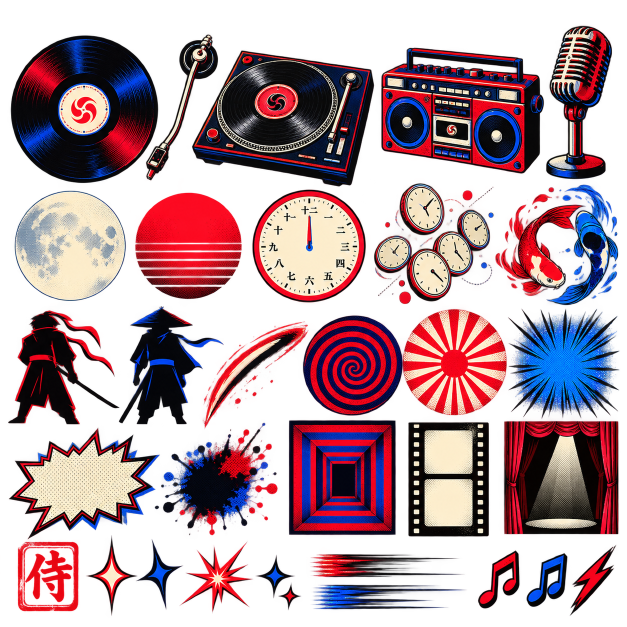
#> input picture assets/1.png, 1254 x 1254 px, given in place of 1.png.png, which was not available (shown at 1/2 size)
$ python -i cut_sprites.py   (imports and definitions only)
#> lines starting #> are read from the running program, lines starting #| are printed output that depends on the picture; after the words box and inside, x2 and y2 are one past the last pixel; in counts of white or black regions, pixels touching at a corner belong together; pictures that were not available may be replaced by others from this repository, and a replacement may not be noted
"""Cut the sprite sheets in assets/ into individual sprites.

usage: python3 tools/cut_sprites.py            (all sprites in tools/sprites.json)
       python3 tools/cut_sprites.py name ...   (only these)

Every entry of tools/sprites.json is [sheet, x0, y0, x1, y1, mode?, {"drop": [[x, y], ...]}?]:
  cc     (default) keep only the pieces that belong to the box: each opaque pixel is
         assigned to its nearest solid blob; blobs that mostly live outside the box
         (a neighbour's scarf, a tonearm poking in) are dropped
  box    plain crop (for sprites that touch their neighbours)
  circle crop + inscribed circle mask (records in a row)
  drop   sheet points whose blob must go (a neighbour that sits inside the box)
The cut is trimmed, upscaled 2x (Lanczos + light unsharp) and saved as
public/sprites/<name>.webp; src/data/sprites.json gets the sizes.
"""
import json, sys, pathlib
import numpy as np
from PIL import Image, ImageFilter
from scipy import ndimage as ndi

ROOT = pathlib.Path(__file__).resolve().parent.parent
OUT = ROOT / "public" / "sprites"
SCALE = 2
FEATHER = 6

# [1 line that did not run here, left out]
only = set(sys.argv[1:])
# [1 line not run here, left out]

_sheets = {}


def sheet(n):
#> called with n = '../assets/1.png'
    if n not in _sheets:
        rgba = np.array(Image.open(ROOT / "assets" / f"{n}.png").convert("RGBA"))
#> rgba is the input picture: shape (1254, 1254, 4); mean R, G, B, A 70.5, 35.7, 45.6, 126.8
        a = rgba[..., 3]
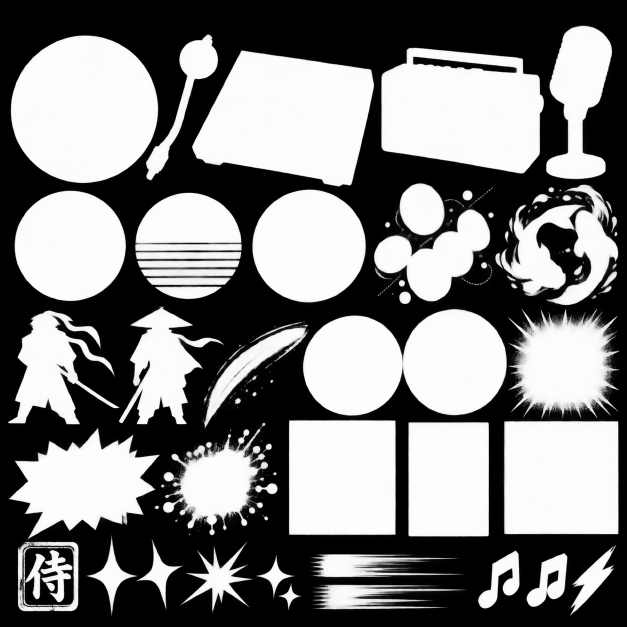
#> a: shape (1254, 1254) (shown at 1/2 size); min 0, max 255, mean 126.8
        solid = a > 150
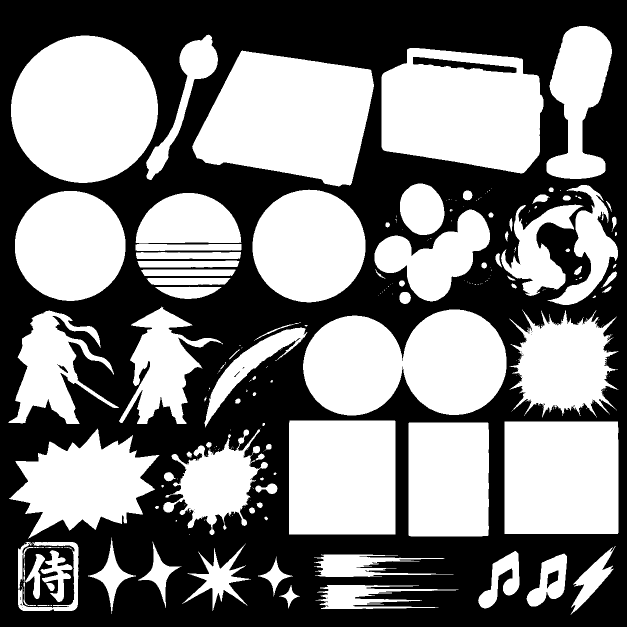
#> solid: shape (1254, 1254) bool (shown at 1/2 size); 49.8% white; 254 white regions (156 under 20 px), largest, box (x1, y1, x2, y2) and area: (384, 101, 748, 373) 70094, (22, 71, 316, 366) 67917, (606, 619, 1013, 831) 65703
        lab, _ = ndi.label(solid, structure=np.ones((3, 3)))
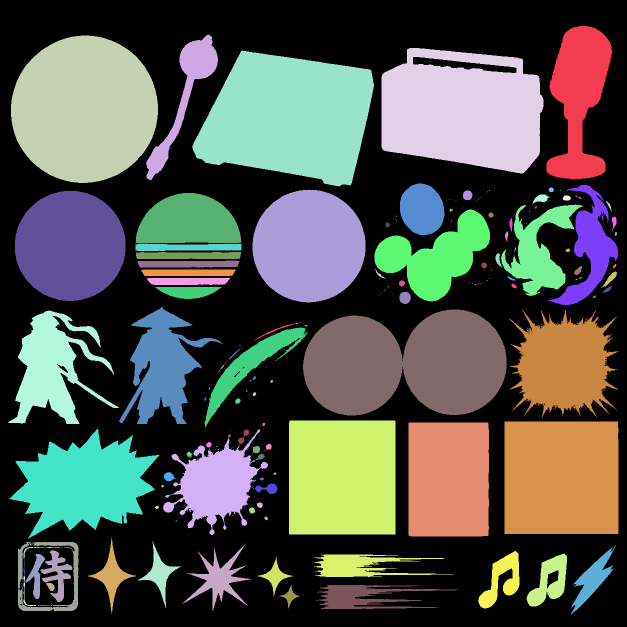
#> lab: shape (1254, 1254) int32 (shown at 1/2 size); 255 distinct labels, from 0 to 254; one colour per label, 0 black
        # every visible pixel joins its nearest solid blob (glow and haze follow their owner)
        _, (iy, ix) = ndi.distance_transform_edt(~solid, return_indices=True)
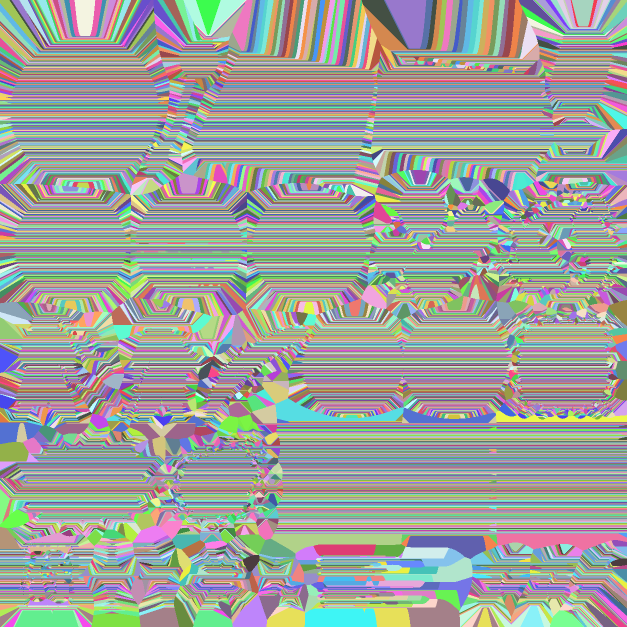
#> iy: shape (1254, 1254) int32 (shown at 1/2 size); 1175 distinct labels, from 52 to 1229; one colour per label, 0 black
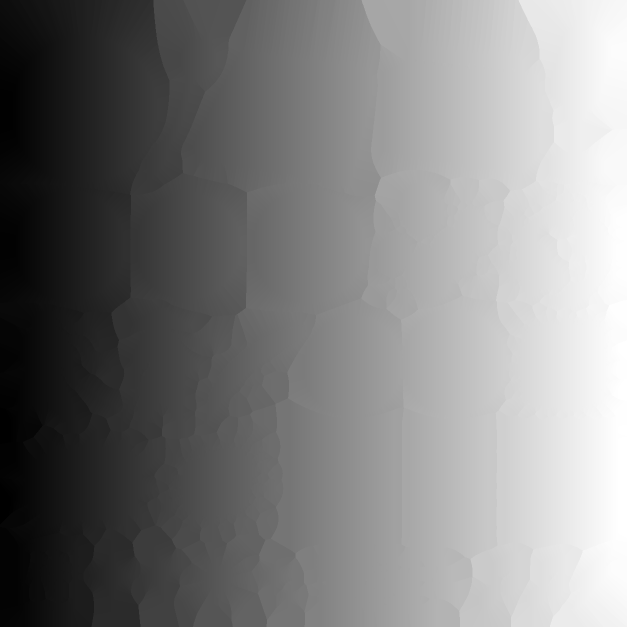
#> ix: shape (1254, 1254) int32 (shown at 1/2 size); min 17, max 1236, mean 626.8; drawn with min black and max white
        owner = lab[iy, ix]
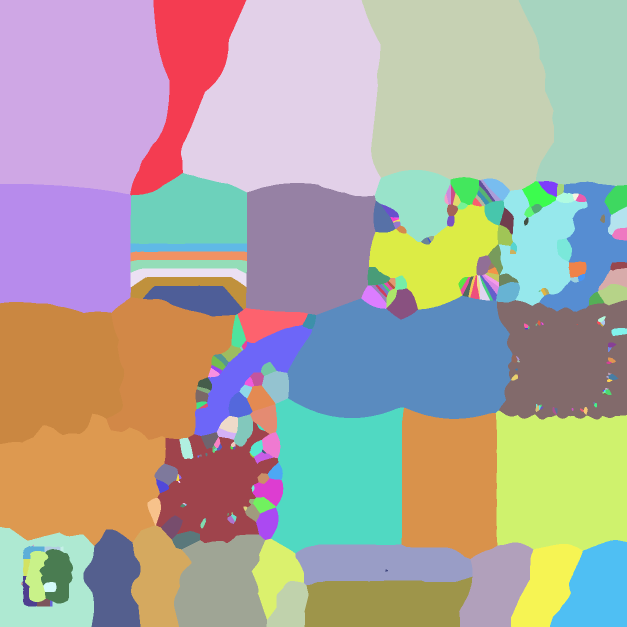
#> owner: shape (1254, 1254) int32 (shown at 1/2 size); 254 distinct labels, from 1 to 254; one colour per label, 0 black
        owner[a == 0] = 0
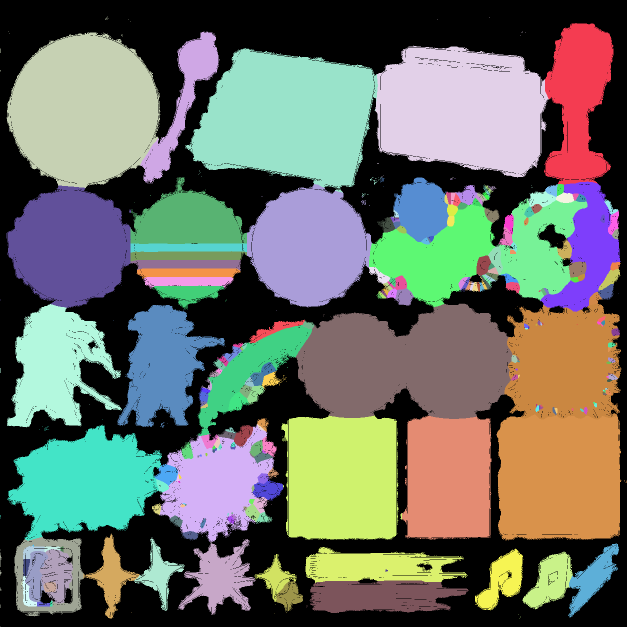
#> owner: shape (1254, 1254) int32 (shown at 1/2 size); 255 distinct labels, from 0 to 254; one colour per label, 0 black
        area = np.bincount(owner.ravel())
#> area = 255 values, max 554689 at index 0, min 3 at index 165, mean 6166.7
        _sheets[n] = (rgba, owner, area)
    return _sheets[n]


# [47 lines left out: functions feather, cut, not called in this run]


meta_path = ROOT / "src" / "data" / "sprites.json"
meta = json.loads(meta_path.read_text()) if meta_path.exists() and only else {}
# [6 lines not run here, left out]
# [1 line that did not run here, left out]
# [2 lines not run here, left out]

>>> result = sheet('../assets/1.png')

$ run again, on assets/5.png
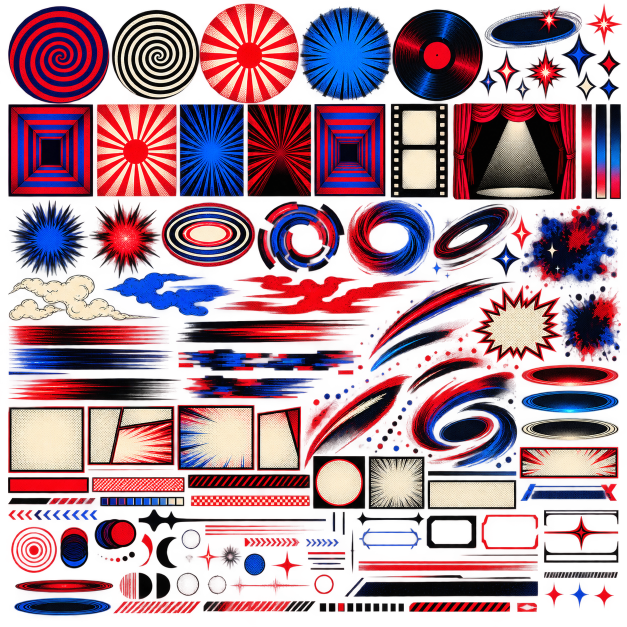
#> input picture assets/5.png, 1254 x 1254 px, given in place of 5.png.png, which was not available (shown at 1/2 size)
#> in sheet, rgba is the input picture: shape (1254, 1254, 4); mean R, G, B, A 94.1, 37.9, 57.3, 142.3
#> in sheet, `solid = a > 150`:
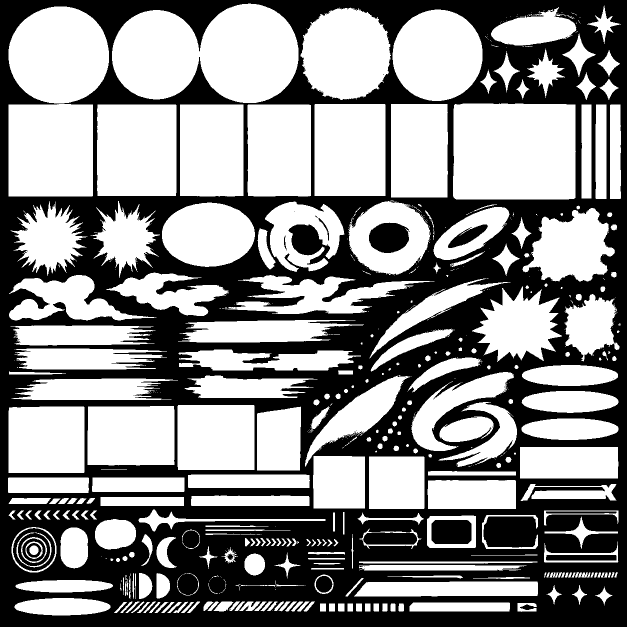
#> solid: shape (1254, 1254) bool (shown at 1/2 size); 55.5% white; 64 black regions (50 under 20 px), largest, box (x1, y1, x2, y2) and area: (0, 0, 1254, 1254) 680711, (738, 445, 819, 506) 3846, (863, 1040, 943, 1088) 3727
#> lab: shape (1254, 1254) int32; 614 distinct labels, from 0 to 613
#> iy: shape (1254, 1254) int32; 1222 distinct labels, from 7 to 1230
#> in sheet, `owner[a == 0] = 0`:
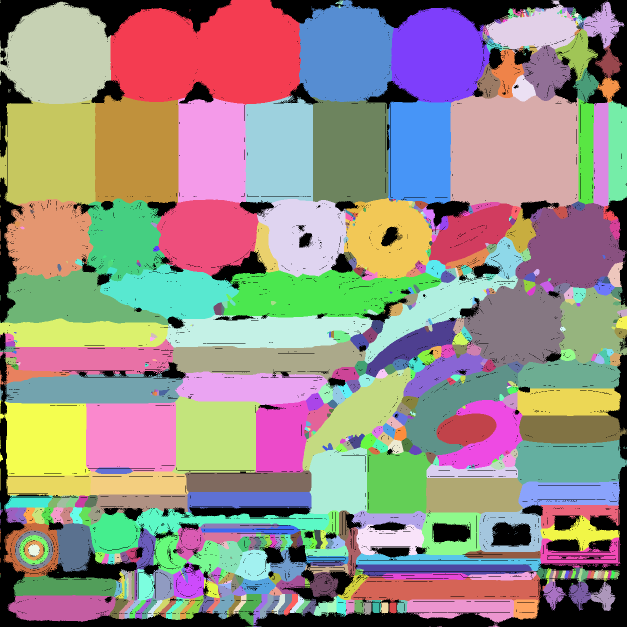
#> owner: shape (1254, 1254) int32 (shown at 1/2 size); 614 distinct labels, from 0 to 613; one colour per label, 0 black
#> area = 614 values, max 189310 at index 0, min 4 at index 17, mean 2561.1

$ run again, on assets/6.png
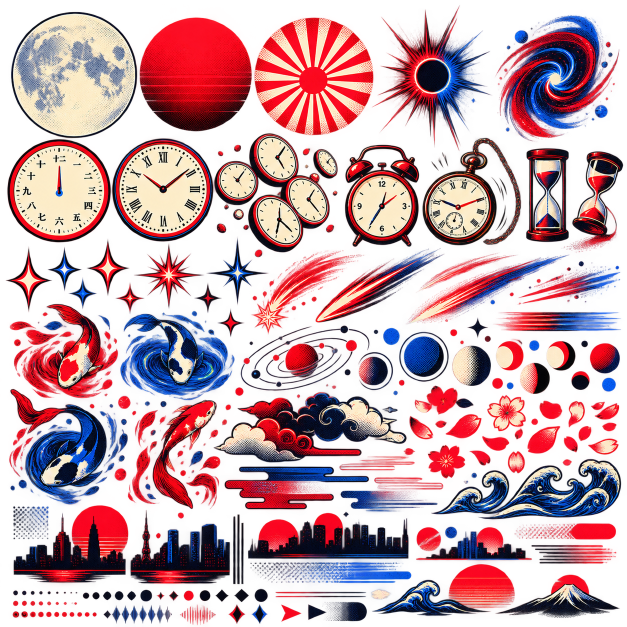
#> input picture assets/6.png, 1254 x 1254 px, given in place of 6.png.png, which was not available (shown at 1/2 size)
#> in sheet, rgba is the input picture: shape (1254, 1254, 4); mean R, G, B, A 103.8, 42.9, 58.1, 119.3
#> in sheet, `solid = a > 150`:
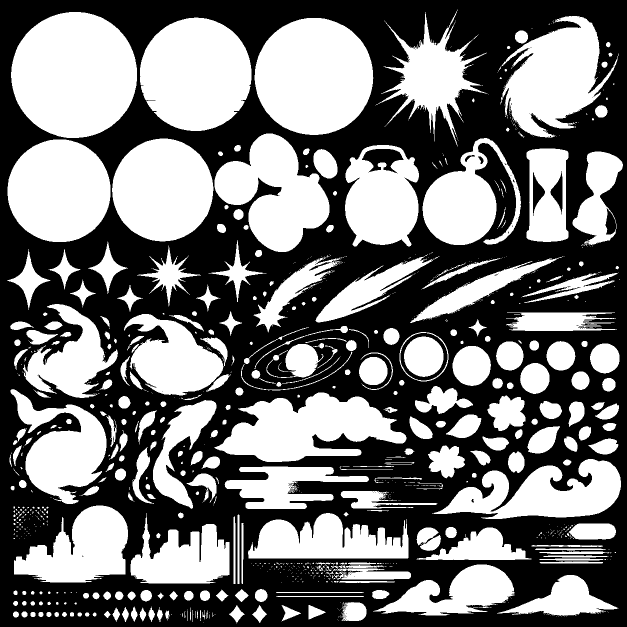
#> solid: shape (1254, 1254) bool (shown at 1/2 size); 46.3% white; 1064 white regions (739 under 20 px), largest, box (x1, y1, x2, y2) and area: (22, 24, 274, 276) 50008, (509, 36, 747, 270) 43700, (280, 35, 503, 262) 39758
#> lab: shape (1254, 1254) int32; 1065 distinct labels, from 0 to 1064
#> iy: shape (1254, 1254) int32; 1228 distinct labels, from 19 to 1246
#> in sheet, `owner[a == 0] = 0`:
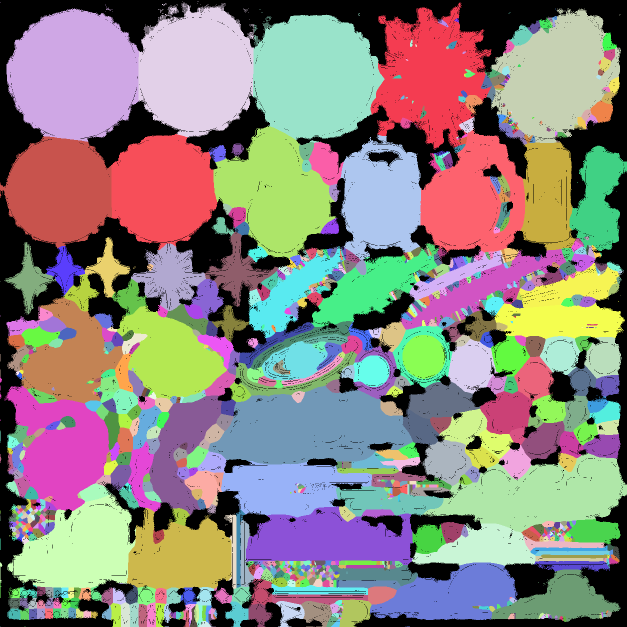
#> owner: shape (1254, 1254) int32 (shown at 1/2 size); 1065 distinct labels, from 0 to 1064; one colour per label, 0 black
#> area = 1065 values, max 313934 at index 0, min 3 at index 58, mean 1476.5
